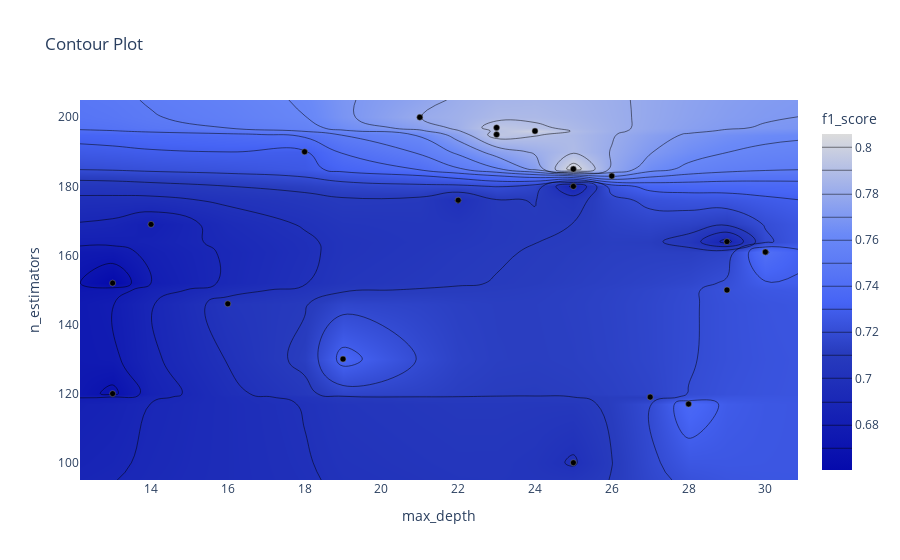

The code cell stored with this chart in its notebook:
### Markdown cell above
График контура отношений гиперпараметров

Он показывает связь между различными комбинациями гиперпараметров и значение метрики для этих комбинаций в виде контурного графика.

### Code cell
optuna.visualization.plot_contour(study, params=["max_depth", "n_estimators"],
                                  target_name="f1_score")

### Figure 1 — Plotly figure (JSON) as saved in the notebook; plotly's stock layout.template omitted (floating-point values rounded to 4 significant figures; data arrays with more than 128 entries replaced by an {"elided": "..."} marker saying what was removed)
{"data": [{"colorbar": {"title": {"text": "f1_score"}}, "colorscale": [[0, "rgb(5,10,172)"], [0.35, "rgb(40,60,190)"], [0.5, "rgb(70,100,245)"], [0.6, "rgb(90,120,245)"], [0.7, "rgb(106,137,247)"], [1, "rgb(220,220,220)"]], "connectgaps": true, "contours": {"coloring": "heatmap"}, "hoverinfo": "none", "line": {"smoothing": 1.3}, "reversescale": false, "type": "contour", "x": [12.15, 13, 14, 16, 18, 19, 21, 22, 23, 24, 25, 26, 27, 28, 29, 30, 30.85], "y": [95, 100, 117, 119, 120, 130, 146, 150, 152, 161, 164, 169, 176, 180, 183, 185, 190, 195, 196, 197, 200, 205], "z": {"elided": "22x17 float values"}}, {"marker": {"color": "black", "line": {"color": "Grey", "width": 0.5}}, "mode": "markers", "showlegend": false, "type": "scatter", "x": [28, 13, 16, 27, 14, 29, 22, 13, 29, 30, 23, 23, 21, 24, 25, 25, 18, 26, 19, 25], "y": [117, 120, 146, 119, 169, 150, 176, 152, 164, 161, 197, 195, 200, 196, 185, 180, 190, 183, 130, 100]}], "layout": {"title": {"text": "Contour Plot"}, "xaxis": {"range": [12.15, 30.85], "title": {"text": "max_depth"}}, "yaxis": {"range": [95, 205], "title": {"text": "n_estimators"}}}}
